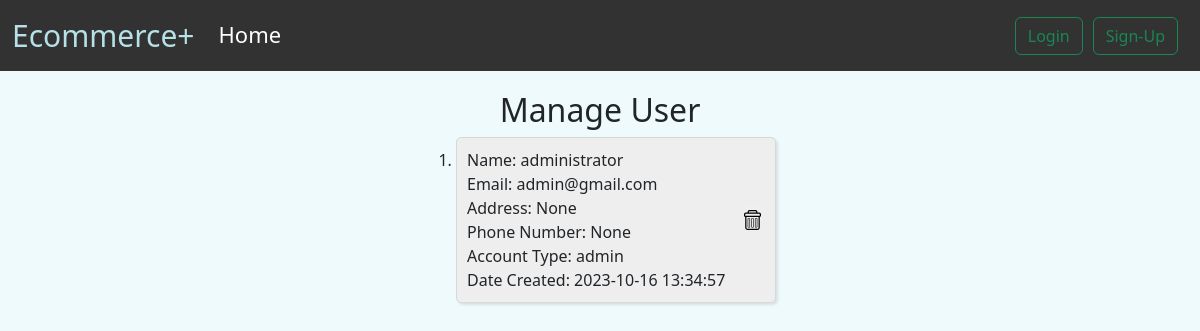
Before: /manage_user with the older database file.
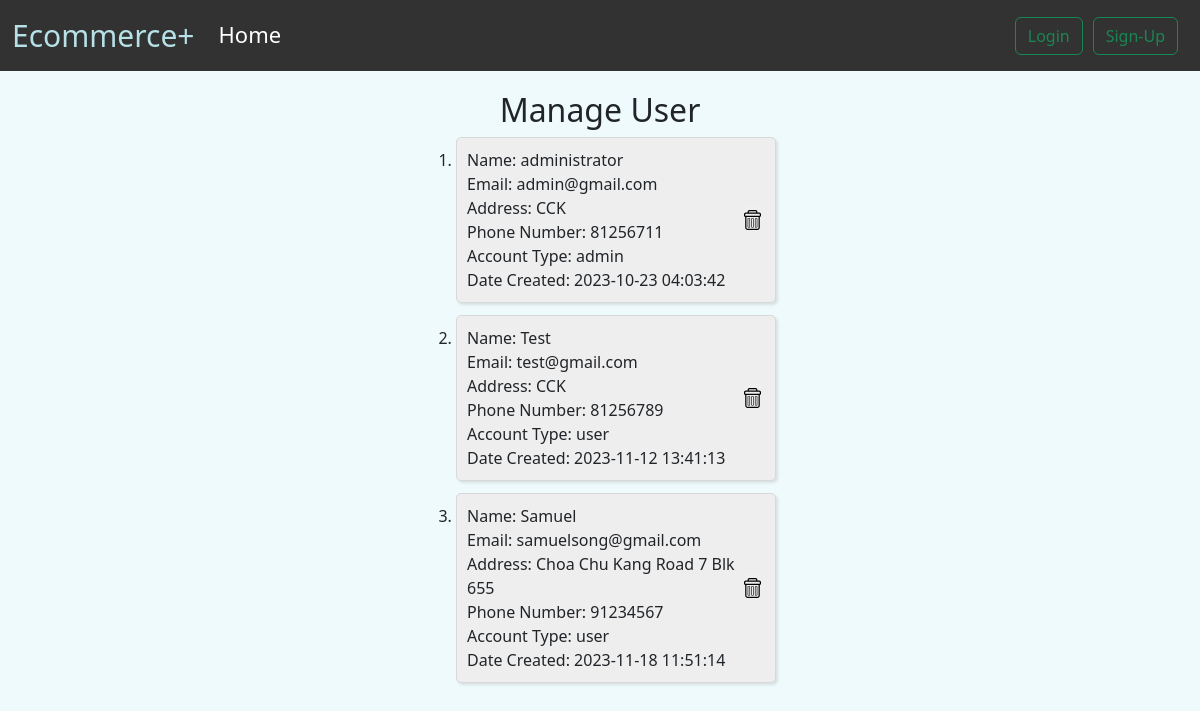
After: the same page with the newer database file.
### tables this page shows
CREATE TABLE users (
    user_id INTEGER PRIMARY KEY AUTOINCREMENT,
    first_name varchar(50) NOT NULL,
    last_name varchar(50),
    email varchar(50) NOT NULL UNIQUE,
    password varchar(50) NOT NULL,
    address varchar(100),
    phone_number varchar(20),
    account_type varchar(10) NOT NULL DEFAULT "user",
    time_created DATETIME DEFAULT CURRENT_TIMESTAMP
);

### app.py (the view)
@app.route("/manage_user", methods=["GET", "POST"])
def manage_user():
    try:
        if request.method == "GET":
            conn = get_db_connection()
            users = conn.execute("SELECT * FROM users").fetchall()
            conn.close()
            return render_template("manage_user.html", users=users)
    except Exception as e:
        print(str(e))
        return redirect("/")

### app.py (called while the page is built)
def get_db_connection():
    conn = sqlite3.connect("sql_database.db")
    conn.row_factory = sqlite3.Row
    return conn

### templates/manage_user.html (shortened to what this page needs)
{% extends 'base.html' %}
{% block body %}
<main class="container-fluid main-cart-container">
  <h2>Manage User</h2>
  <div class="user-list">
    <ol>
      {% for user in users %}
      <li>
        <div class="user-box-flex">
          <div class="user-box-description">
            <div class="manage-user-left-section">
              <div class="first-name">
                {% if user.lastname != null %}
                Name: {{ user.first_name + " " + user.last_name }}
                {% else %}
                Name: {{ user.first_name }}
                {% endif %}
              </div>
              <div class="email">
                Email: {{ user.email }}
              </div>
              <div class="address">
                Address: {{ user.address }}
              </div>
              <div class="phone-number">
                  Phone Number: {{ user.phone_number }}
              </div>
              <div class="account_type">
                  Account Type: {{ user.account_type }}
              </div>
              <div class="date-created">
                  Date Created: {{ user.time_created }}
              </div>
            </div>
            <div class="manage-user-right-section">
              <div class="delete-user-container">
                <form class="delete-user-form" action="/delete_user" method="POST">
                  <button class="delete-user-button">
                    <img src="/static/css/icons/trash.svg" alt="delete-user-image" class="delete-user-image">
                  </button>
                </form>
              </div>
            </div>
          </div>
        </div>
      </li>
      {% endfor %}
  </ol>
  </div>
</main>
{% endblock %}

### templates/base.html (shortened to what this page needs)
<!DOCTYPE html>
<html lang="en">
<head>
    <link rel="stylesheet" href="{{ url_for('static', filename='css/main.css') }}">
    <link href="https://cdn.jsdelivr.net/npm/bootstrap@5.3.2/dist/css/bootstrap.min.css" rel="stylesheet">
  </head>
<body>
    <header>
        <nav class="navbar navbar-expand-lg bg-body-tertiary" id="nav-bar">
            <div class="container-fluid" id="nav-container">
              <a class="navbar-brand" id="Company-name" href="#">Ecommerce+</a>
              <div class="collapse navbar-collapse" id="navbarSupportedContent">
                <ul class="navbar-nav me-auto mb-2 mb-lg-0">
                  <li class="nav-item">
                    <a class="nav-link active" href="/">Home</a>
                  </li>
                </ul>
                <div class="d-flex">
                  {% if session['login_status'] == 1 %}
                  <a class="btn btn-outline-success" href="/logout">Logout</a>
                  {% else %}
                  <a class="btn btn-outline-success" href="/login">Login</a>
                  <a class="btn btn-outline-success" href="/signup">Sign-Up</a>
                  {% endif %}
                </div>
              </div>
            </div>
          </nav>
        </header>
    {% block body %}{% endblock %}
</body>
</html>

### static/css/main.css (style rules this page uses)
* { margin: 0; padding: 0; }
header { margin-bottom: 20px; }
body, html { height: 100%; font-family: sans-serif; }
.main-cart-container { display: flex; flex-direction: column; align-items: center; }
.delete-cart-container, .delete-user-container { display: flex; justify-content: center; padding-bottom: 5px; padding-right: 5px; }
.delete-cart-form, .delete-user-form { display: flex; justify-content: center; }
.delete-cart-button, .delete-user-button, .delete-product-tag-button { border: none; }
.delete-cart-image, .delete-user-image, .delete-product-tag-image { height: 20px; }
.user-box-flex { display: flex; flex-direction: row; }
.user-box-description { display: flex; flex-direction: row; margin-bottom: 12px; border: solid; border-width: 1px; border-radius: 5px; border-color: rgb(216, 216, 216); background-color: rgb(238, 238, 238); box-shadow: 2px 2px 3px rgba(0, 0, 0, 0.1); width: 320px; padding: 10px 0px 10px 10px; }
.manage-user-left-section { flex: 1; }
.manage-user-right-section { display: flex; width: 40px; justify-content: center; align-items: center; }
#Company-name { color: #B6E1E7; font-size: 30px; }
.btn-outline-success { margin-right: 10px; }
#nav-bar { background-color: #323232 !important; }
body { background-color: #EFFAFD !important; }
.nav-link { font-size: 22px !important; margin-top: -3px; color: white !important; }

Changed rows visible on the page:
changed users "administrator": address "None" → "CCK"; phone_number "None" → "81256711"; time_created "2023-10-16 13:34:57" → "2023-10-23 04:03:42"
added users: first_name "Test", email "test@gmail.com", address "CCK", phone_number "81256789", account_type "user", time_created "2023-11-12 13:41:13"
added users: first_name "Samuel", email "samuelsong@gmail.com", address "Choa Chu Kang Road 7 Blk 655", phone_number "91234567", account_type "user", time_created "2023-11-18 11:51:14"
